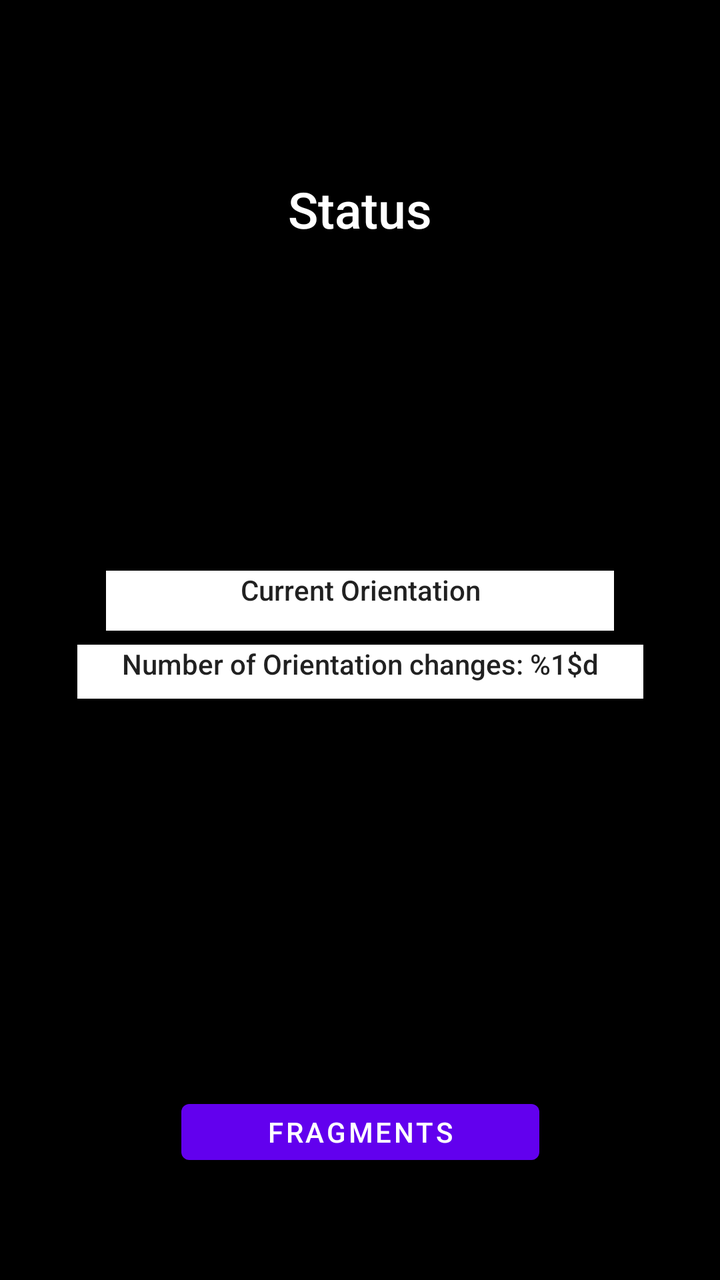
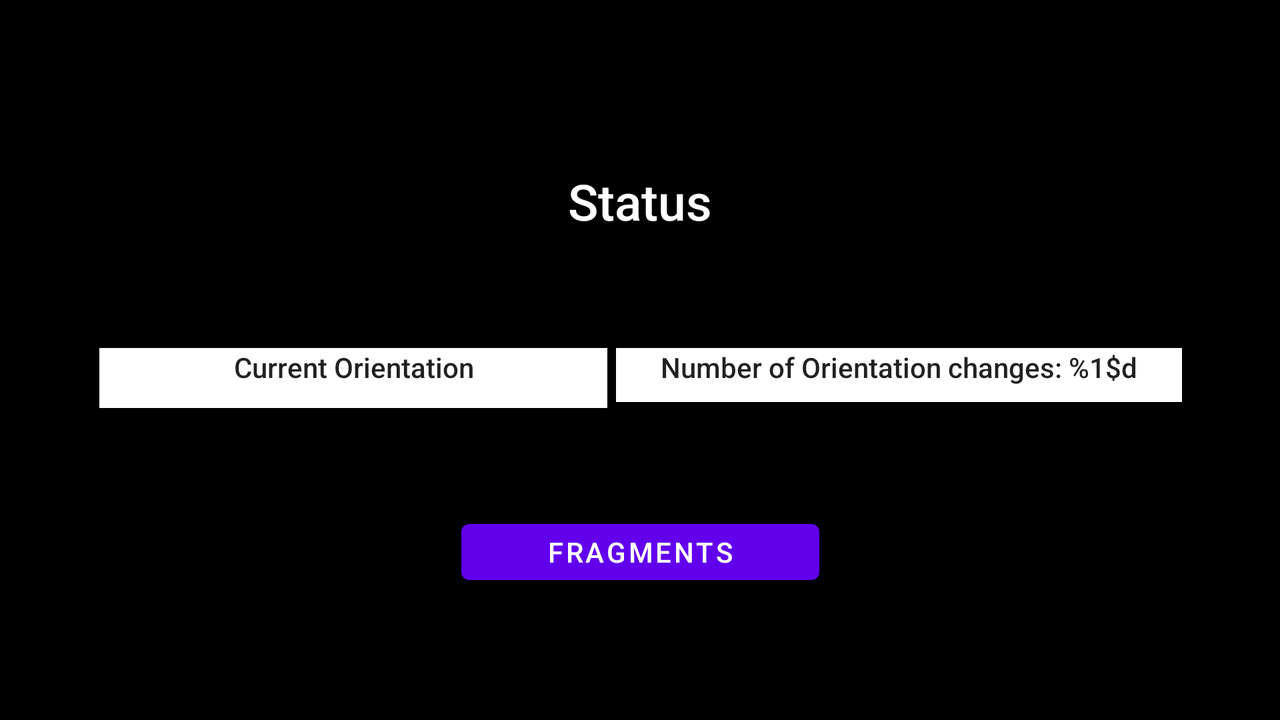

One screen, two layout resources from the same app: the default and the repository's alternative for another configuration. Each is rendered where Android would select it; the XML of both is given below.
<!-- AndroidManifest.xml: application theme Theme.ActivityLifeCycleAndFragments -->
<!-- res/layout/activity_main.xml -->
<?xml version="1.0" encoding="utf-8"?>
<androidx.constraintlayout.widget.ConstraintLayout xmlns:android="http://schemas.android.com/apk/res/android"
    xmlns:app="http://schemas.android.com/apk/res-auto"
    xmlns:tools="http://schemas.android.com/tools"
    android:layout_width="match_parent"
    android:layout_height="match_parent"
    android:background="@color/black"
    tools:context=".MainActivity">

    <Button
        android:id="@+id/fragmentsButton"
        android:layout_width="179dp"
        android:layout_height="40dp"
        android:text="@string/fragments"
        app:layout_constraintBottom_toBottomOf="parent"
        app:layout_constraintEnd_toEndOf="parent"
        app:layout_constraintStart_toStartOf="parent"
        app:layout_constraintTop_toTopOf="parent"
        app:layout_constraintVertical_bias="0.91" />

    <TextView
        android:id="@+id/status"
        android:layout_width="165dp"
        android:layout_height="40dp"
        android:background="@color/design_default_color_on_secondary"
        android:text="@string/status"
        android:textAlignment="center"
        android:textAppearance="@style/TextAppearance.AppCompat.Body2"
        android:textColor="@color/white"
        android:textSize="25sp"
        app:layout_constraintBottom_toBottomOf="parent"
        app:layout_constraintEnd_toEndOf="parent"
        app:layout_constraintStart_toStartOf="parent"
        app:layout_constraintTop_toTopOf="parent"
        app:layout_constraintVertical_bias="0.146" />

    <TextView
        android:id="@+id/orientationCountTextView"
        android:layout_width="283dp"
        android:layout_height="27dp"
        android:background="@color/white"
        android:text="@string/orientationCount"
        android:textAlignment="center"
        android:textAppearance="@style/TextAppearance.AppCompat.Body2"
        app:layout_constraintBottom_toBottomOf="parent"
        app:layout_constraintEnd_toEndOf="parent"
        app:layout_constraintStart_toStartOf="parent"
        app:layout_constraintTop_toBottomOf="@+id/orientation"
        app:layout_constraintVertical_bias="0.024" />

    <TextView
        android:id="@+id/orientation"
        android:layout_width="254dp"
        android:layout_height="30dp"
        android:background="@color/white"
        android:text="@string/orientation"
        android:textAlignment="center"
        android:textAppearance="@style/TextAppearance.AppCompat.Body2"
        app:layout_constraintBottom_toBottomOf="parent"
        app:layout_constraintEnd_toEndOf="parent"
        app:layout_constraintStart_toStartOf="parent"
        app:layout_constraintTop_toTopOf="parent"
        app:layout_constraintVertical_bias="0.468" />

</androidx.constraintlayout.widget.ConstraintLayout>
<!-- resources referenced by this layout -->
<resources>
  <color name="black">#FF000000</color>
  <color name="white">#FFFFFFFF</color>
  <string name="fragments">Fragments</string>
  <string name="orientation">Current Orientation</string>
  <string name="orientationCount">Number of Orientation changes: %1$d</string>
  <string name="status">Status</string>
  <style name="Theme.ActivityLifeCycleAndFragments" parent="Theme.MaterialComponents.DayNight.DarkActionBar">
          
          <item name="colorPrimary">@color/purple_500</item>
          <item name="colorPrimaryVariant">@color/purple_700</item>
          <item name="colorOnPrimary">@color/white</item>
          
          <item name="colorSecondary">@color/teal_200</item>
          <item name="colorSecondaryVariant">@color/teal_700</item>
          <item name="colorOnSecondary">@color/black</item>
          
          <item name="android:statusBarColor" tools:targetApi="l">?attr/colorPrimaryVariant</item>
          
      </style>
  <color name="purple_500">#FF6200EE</color>
  <color name="purple_700">#FF3700B3</color>
  <color name="teal_200">#FF03DAC5</color>
  <color name="teal_700">#FF018786</color>
</resources>
<!-- res/layout-land/activity_main.xml (the repository's variant of the layout above) -->
<!-- drawn on the phone turned sideways -->
<?xml version="1.0" encoding="utf-8"?>
<androidx.constraintlayout.widget.ConstraintLayout xmlns:android="http://schemas.android.com/apk/res/android"
    xmlns:app="http://schemas.android.com/apk/res-auto"
    xmlns:tools="http://schemas.android.com/tools"
    android:layout_width="match_parent"
    android:layout_height="match_parent"
    android:background="@color/black"
    tools:context=".MainActivity">

    <Button
        android:id="@+id/fragmentsButton"
        android:layout_width="179dp"
        android:layout_height="40dp"
        android:text="@string/fragments"
        app:layout_constraintBottom_toBottomOf="parent"
        app:layout_constraintEnd_toEndOf="parent"
        app:layout_constraintStart_toStartOf="parent"
        app:layout_constraintTop_toTopOf="parent"
        app:layout_constraintVertical_bias="0.8" />

    <TextView
        android:id="@+id/status"
        android:layout_width="165dp"
        android:layout_height="40dp"
        android:background="@color/design_default_color_on_secondary"
        android:text="@string/status"
        android:textAlignment="center"
        android:textAppearance="@style/TextAppearance.AppCompat.Body2"
        android:textColor="@color/white"
        android:textSize="25sp"
        app:layout_constraintBottom_toBottomOf="parent"
        app:layout_constraintEnd_toEndOf="parent"
        app:layout_constraintStart_toStartOf="parent"
        app:layout_constraintTop_toTopOf="parent"
        app:layout_constraintVertical_bias="0.261" />

    <TextView
        android:id="@+id/orientationCountTextView"
        android:layout_width="283dp"
        android:layout_height="27dp"
        android:background="@color/white"
        android:text="@string/orientationCount"
        android:textAlignment="center"
        android:textAppearance="@style/TextAppearance.AppCompat.Body2"
        app:layout_constraintBottom_toBottomOf="parent"
        app:layout_constraintEnd_toEndOf="parent"
        app:layout_constraintHorizontal_bias="0.863"
        app:layout_constraintStart_toStartOf="parent"
        app:layout_constraintTop_toTopOf="parent"
        app:layout_constraintVertical_bias="0.523" />

    <TextView
        android:id="@+id/orientation"
        android:layout_width="254dp"
        android:layout_height="30dp"
        android:background="@color/white"
        android:text="@string/orientation"
        android:textAlignment="center"
        android:textAppearance="@style/TextAppearance.AppCompat.Body2"
        app:layout_constraintBottom_toBottomOf="parent"
        app:layout_constraintEnd_toEndOf="parent"
        app:layout_constraintHorizontal_bias="0.129"
        app:layout_constraintStart_toStartOf="parent"
        app:layout_constraintTop_toTopOf="parent"
        app:layout_constraintVertical_bias="0.527" />

</androidx.constraintlayout.widget.ConstraintLayout>
